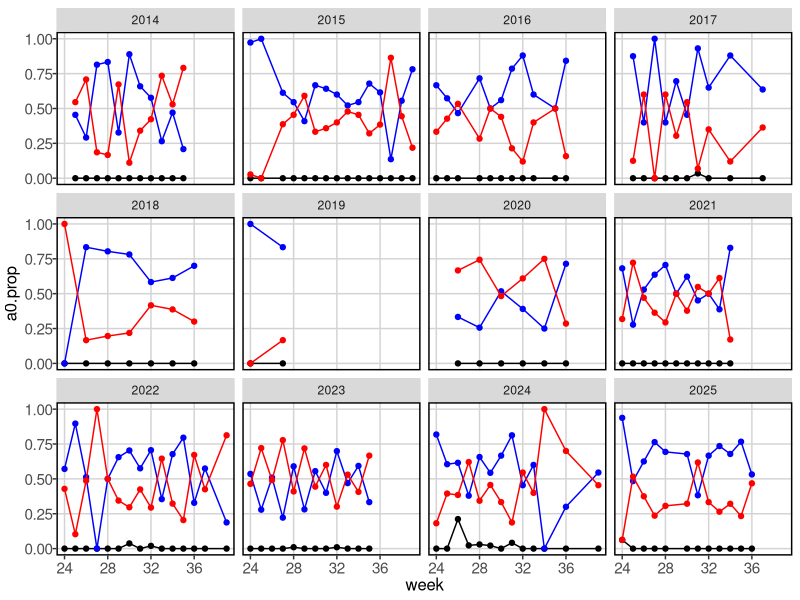
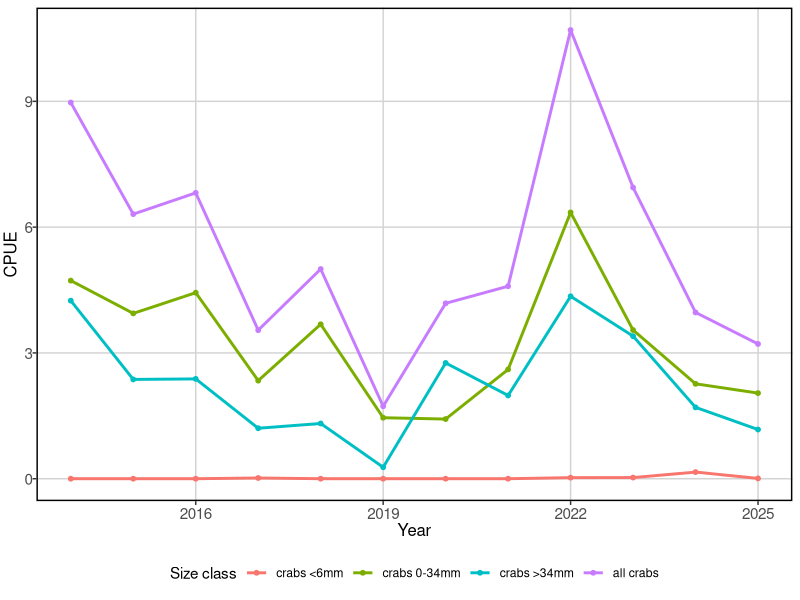

These charts were generated, in order, by the following R code: (Note: this script raises an error after producing the figures.)
# Green crab LFA
rm(list=ls())

# Packages
library(here)
library(tidyverse)

# Negate function
'%notin%' <- function(x,y)!('%in%'(x,y))

# Set GGplot auto theme
theme_set(theme(panel.grid.major = element_line(color='lightgray'),
                panel.grid.minor = element_blank(),
                panel.background = element_blank(),
                panel.border = element_rect(color='black', size=1, fill=NA),
                legend.position = "bottom",
                axis.text.x=element_text(size=11),
                axis.text.y=element_text(size=11),
                axis.title.x=element_text(size=12),
                axis.title.y=element_text(size=12, angle=90, vjust=2),
                plot.title=element_text(size=14, hjust = 0, vjust = 1.2),
                plot.caption=element_text(hjust=0, face='italic', size=12)))

# Load data
len <- read.csv(here('Data/Clean_Data/Seine/lengths_through_2025.csv'))
trips <- read.csv(here('Data/Clean_Data/Seine/trips_through_2025.csv'))

# Clean
trips <- trips %>% 
  mutate(date = as.Date(date, format = '%m/%d/%Y')) %>% 
  mutate(site_name = trimws(site_name, 'both')) %>% 
  mutate(site_id = as.numeric(as.factor(site_name))) %>% 
  mutate(notes = trimws(notes, 'both')) %>% 
  filter(notes %notin% c('very low tide, seine taken in about 1 ft of water',
                         'tide moving too fast, seine set was flipped',
                         'tide moving too fast, no fish, had to walk in seine net',
                         'short set',
                         'not normal site, set on the point',
                         'no fish; inverted set',
                         'no fish, bag tangled in low water',
                         'net snagged, probably released most of catch',
                         'low tide, set not ideal',
                         'low tide, walked seine in',
                         'had to wait after plankton tow for tide to rise enough to reach the beach, net came in folded - lots of fish escaping, alewife in ziploc #1',
                         'had to hand haul the net',
                         'failed set',
                         'caught jellyfish, bag flipped on rock',
                         'bad set, net did not get a chance to open up, mummichog outside of net',
                         'bad set no fish',
                         'bad set'
  )) %>% 
  # filter(site_name %notin% c('Orrs Island','Snow Island',
  #                            'Long Point Cove', 'Stovers Point',
  #                            'Garrison Cove', 'Cedar Beach',
  #                            'Lowell Cove')) %>% 
  mutate(week = isoweek(date)) %>% 
  dplyr::select(year, week, site_name, date) %>% 
  #filter(year %notin% c(2019)) %>% 
  filter(week >=24) %>% 
  filter(week<=39)

# Clean
len <- len %>% 
  mutate(date = as.Date(date, format = '%m/%d/%Y')) %>% 
  mutate(site_name = trimws(site_name, 'both')) %>% 
  mutate(species_name = trimws(species_name, 'both')) %>% 
  mutate(week = isoweek(date),
         year = year(date)) %>% 
  filter(species_name == 'green crab') %>% 
  # filter(site_name %notin% c('Orrs Island','Snow Island',
  #                            'Long Point Cove', 'Stovers Point',
  #                            'Garrison Cove', 'Cedar Beach',
  #                            'Lowell Cove')) %>% 
  #filter(year != 2019) %>% 
  filter(week>=24 & week<=39) %>% 
  dplyr::select(year, week, site_name, length_mm, date)

# Merge
total <- left_join(len, 
                   trips,
                   by=c('year', 'week', 'date', 'site_name'))

total <- total %>% 
  mutate(length_mm = as.numeric(length_mm))


# LF
all <- total %>% 
  group_by(year, week) %>% 
  summarise(total = n())

# Between August settlement and Oct 1, YOY reach 5.5mm
# Absence of exuviae until mid-May suggests cessation of growth for 7ish mos
# By next Oct 1, now Age-1 crabs reach 13-25mm

a0 <- total %>% 
  filter(length_mm <6) %>% 
  group_by(year, week) %>% 
  summarise(a0 = n())

a1 <- total %>% 
  filter(length_mm <=34) %>% 
  group_by(year, week) %>% 
  summarise(a1 = n())

a2p <- total %>% 
  filter(length_mm > 34) %>% 
  group_by(year, week) %>% 
  summarise(a2p = n())

fs <- left_join(
  all, a0,
  by=c('year', 'week')
)

fs <- left_join(
  fs, a1,
  by=c('year', 'week')
)

fs <- left_join(
  fs, a2p,
  by=c('year', 'week')
)

fs$a0[is.na(fs$a0)] <- 0
fs$a1[is.na(fs$a1)] <- 0
fs$a2p[is.na(fs$a2p)] <- 0

fs$a0.prop <- fs$a0 / fs$total
fs$a1.prop <- fs$a1 / fs$total
fs$a2p.prop <- fs$a2p / fs$total

ggplot(data=fs) +
  geom_line(aes(x=week, y=a0.prop)) +
  geom_point(aes(x=week, y=a0.prop)) +
  
  geom_line(aes(x=week, y=a1.prop), col='blue') +
  geom_point(aes(x=week, y=a1.prop), col='blue') +
  
  geom_line(aes(x=week, y=a2p.prop), col='red') +
  geom_point(aes(x=week, y=a2p.prop), col='red') +
  
  facet_wrap(vars(year))

# Weekly catch
# Load data
abun <- read.csv(here('Data/Clean_Data/Seine/abund_through_2025.csv'))

# Clean
abun <- abun %>% 
  mutate(date = as.Date(date, format = '%m/%d/%Y')) %>% 
  mutate(site_name = trimws(site_name, 'both')) %>% 
  mutate(species_name = trimws(species_name, 'both')) %>% 
  mutate(week = isoweek(date),
         year = year(date)) %>% 
  filter(species_name == 'green crab') %>% 
  # filter(site_name %notin% c('Orrs Island','Snow Island',
  #                            'Long Point Cove', 'Stovers Point',
  #                            'Garrison Cove', 'Cedar Beach',
  #                            'Lowell Cove')) %>% 
  #filter(year != 2019) %>% 
  filter(week>=24 & week<=39) %>% 
  dplyr::select(year, week, site_name, catch, date)

# Merge
total <- left_join(trips, abun, by=c('year', 'week', 'date', 'site_name'))

# Fix 0
total$catch[is.na(total$catch)] <- 0

# Weekly 
weekly <- total %>% 
  group_by(year, week) %>% 
  summarise(sets = n(),
            catch = sum(catch, na.rm = T))

# Weekly small catch estimation
weekly <- left_join(weekly, fs, by=c('year',  'week'))

# Estimate # of Age0-1 by prop of subsample
weekly$a0.est <- round(weekly$a0.prop * weekly$catch)
weekly$a1.est <- round(weekly$a1.prop * weekly$catch)
weekly$a2p.est <- round(weekly$a2p.prop * weekly$catch)

weekly$sumcheck <- weekly$a0.est + weekly$a1.est + weekly$a2p.est

# Estimate yearly size-based CPUE
yearly <- weekly %>% 
  group_by(year) %>% 
  summarise(sets = sum(sets),
            a0 = sum(a0.est),
            a1 = sum(a1.est),
            a2 = sum(a2p.est),
            catch = sum(catch)) %>% 
  mutate(a0.cpue = a0 / sets) %>% 
  mutate(a1.cpue = a1 / sets) %>% 
  mutate(a2.cpue = a2 / sets) %>% 
  mutate(all.cpue = catch / sets)

yearly <- yearly %>% 
  pivot_longer(cols=c('a0.cpue', 'a1.cpue', 'a2.cpue', 'all.cpue'),
               names_to = 'CPUE')

yearly$CPUE[yearly$CPUE == 'a0.cpue'] <- 'crabs <6mm'
yearly$CPUE[yearly$CPUE == 'a1.cpue'] <- 'crabs 0-34mm'
yearly$CPUE[yearly$CPUE == 'a2.cpue'] <- 'crabs >34mm'
yearly$CPUE[yearly$CPUE == 'all.cpue'] <- 'all crabs'

yearly$CPUE <- factor(yearly$CPUE, levels=c('crabs <6mm',
                                            'crabs 0-34mm',
                                            'crabs >34mm',
                                            'all crabs'))

ggplot(data=yearly) +
  geom_point(aes(x=year, y=value, col=CPUE),cex=1.3) +
  geom_line(aes(x=year, y=value, col=CPUE), lwd=1) +
  labs(x='Year', y='CPUE', color='Size class')

write.csv(yearly,
          here('Data/Clean_Data/Seine/GreenCrab_Size_CPUE2.csv'),
          row.names = F)

## Corrs
library(tseries)
library(forecast)
big.ts <- ts(yearly$value[yearly$CPUE == 'crabs >25mm'])
big.tsaa <- auto.arima(big.ts, seasonal=F, test="kpss")

# Check residuals
checkresiduals(big.tsaa, plot=T)
Box.test(big.tsaa$residuals, type="Lj")

small.ts <- ts(yearly$value[yearly$CPUE == 'crabs 6-25mm'])
small.tsaa <- auto.arima(small.ts, seasonal=F, test="kpss")

# Check residuals
checkresiduals(small.tsaa, plot=T)
Box.test(small.tsaa$residuals, type="Lj")

# Test correlation
cf1 <- ccf(small.tsaa$residuals, # The x time series
           big.tsaa$residuals, # The y time series
           type='correlation',
           main = paste0('Big vs. Small crab CPUE'))

vis <- data.frame(
  year = seq(2014, 2025, 1),
  big = as.numeric(big.tsaa$residuals),
  small = as.numeric(small.tsaa$residuals)
)

ggplot(data=vis) +
  geom_line(aes(x=year, y=big), col='black') +
  geom_line(aes(x=year, y=small), col='blue') +
  scale_x_continuous(breaks = seq(2014, 2025, 1))
